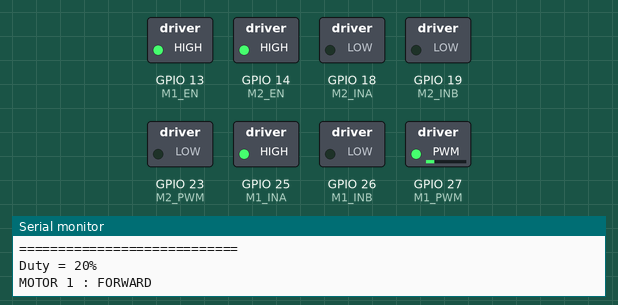
Recording of a sketch running on a simulated ESP32. Shown: switched loads named in the sketch (green lamp = pin HIGH), the last lines printed to the serial monitor.

Above: at 1.05 s.
At 4.0 s:
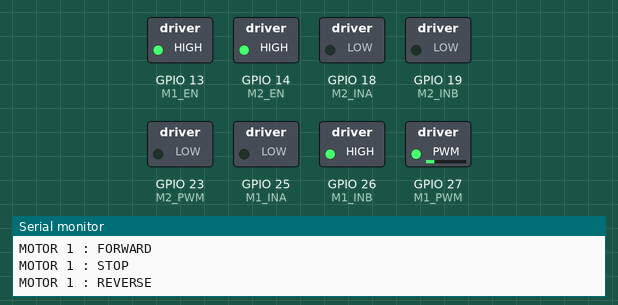
At 7.1 s:
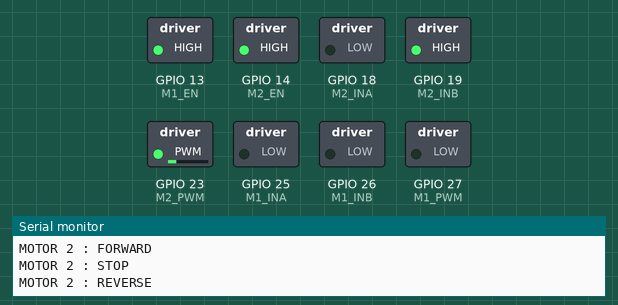
At 10.0 s:
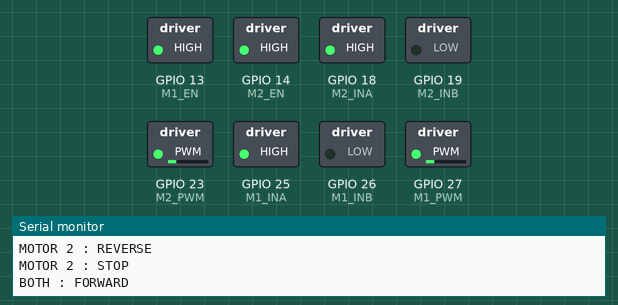
At 11.5 s:
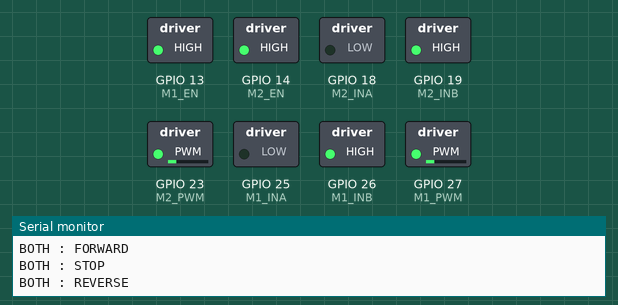
At 13.0 s:
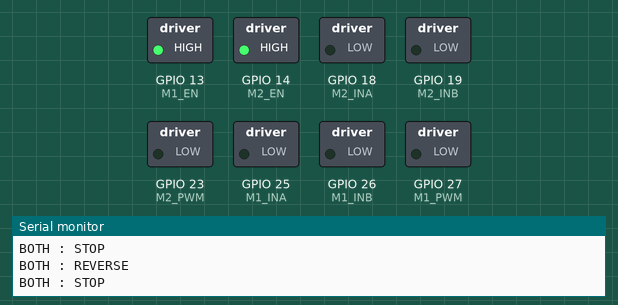
Timing chart, 0 to 16.7 s (numbered marks = the images above):
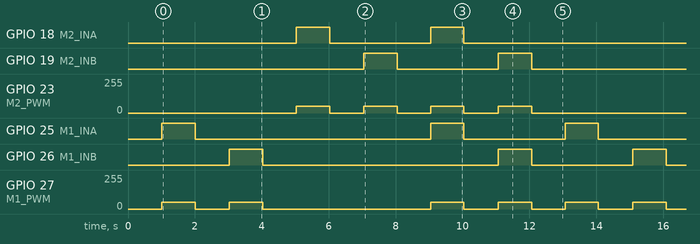

Measured:
- by itself, GPIO 18 (M2_INA), GPIO 19 (M2_INB): repeats every 12.1 s: LOW 3.0 s, HIGH 1.0 s, LOW 7.0 s, HIGH 1.0 s
- by itself, GPIO 23 (M2_PWM): repeats every 12.1 s: 3 × (0/255 1.0 s, 51/255 1.0 s), 0/255 5.0 s, 51/255 1.0 s
- by itself, GPIO 25 (M1_INA), GPIO 26 (M1_INB): repeats every 12.1 s: LOW 7.0 s, HIGH 1.0 s, LOW 3.0 s, HIGH 1.0 s
- by itself, GPIO 27 (M1_PWM): repeats every 12.1 s: 0/255 1.0 s, 51/255 1.0 s, 0/255 5.0 s, 2 × (51/255 1.0 s, 0/255 1.0 s), 51/255 1.0 s

The sketch:

test.ino
```cpp
#include <Arduino.h>

// ============================================================
// Motor 1
// ============================================================

constexpr uint8_t M1_INA = 25;
constexpr uint8_t M1_INB = 26;
constexpr uint8_t M1_PWM = 27;
constexpr uint8_t M1_EN  = 13;


// ============================================================
// Motor 2
// ============================================================

constexpr uint8_t M2_INA = 18;
constexpr uint8_t M2_INB = 19;
constexpr uint8_t M2_PWM = 23;
constexpr uint8_t M2_EN  = 14;


// ============================================================
// PWM
// ============================================================

constexpr uint32_t PWM_FREQ_HZ  = 16000;
constexpr uint8_t  PWM_RES_BITS = 11;

constexpr uint16_t PWM_MAX =
    (1u << PWM_RES_BITS) - 1;


// ============================================================
// テスト設定
// ============================================================

// 20%
constexpr float TEST_DUTY = 0.20f;

// 回転時間
constexpr uint32_t RUN_TIME_MS = 1000;

// 停止時間
constexpr uint32_t STOP_TIME_MS = 1000;

// 逆転前のデッドタイム
constexpr uint32_t REVERSE_DEADTIME_MS = 20;


// ============================================================
// Motor 1
// ============================================================

void motor1Stop()
{
    digitalWrite(M1_INA, LOW);
    digitalWrite(M1_INB, LOW);
    ledcWrite(M1_PWM, 0);
}

void motor1Forward(float duty)
{
    duty = constrain(duty, 0.0f, 1.0f);

    digitalWrite(M1_INA, HIGH);
    digitalWrite(M1_INB, LOW);

    uint16_t pwm = (uint16_t)(duty * PWM_MAX);

    ledcWrite(M1_PWM, pwm);
}

void motor1Reverse(float duty)
{
    duty = constrain(duty, 0.0f, 1.0f);

    digitalWrite(M1_INA, LOW);
    digitalWrite(M1_INB, HIGH);

    uint16_t pwm = (uint16_t)(duty * PWM_MAX);

    ledcWrite(M1_PWM, pwm);
}


// ============================================================
// Motor 2
// ============================================================

void motor2Stop()
{
    digitalWrite(M2_INA, LOW);
    digitalWrite(M2_INB, LOW);
    ledcWrite(M2_PWM, 0);
}

void motor2Forward(float duty)
{
    duty = constrain(duty, 0.0f, 1.0f);

    digitalWrite(M2_INA, HIGH);
    digitalWrite(M2_INB, LOW);

    uint16_t pwm = (uint16_t)(duty * PWM_MAX);

    ledcWrite(M2_PWM, pwm);
}

void motor2Reverse(float duty)
{
    duty = constrain(duty, 0.0f, 1.0f);

    digitalWrite(M2_INA, LOW);
    digitalWrite(M2_INB, HIGH);

    uint16_t pwm = (uint16_t)(duty * PWM_MAX);

    ledcWrite(M2_PWM, pwm);
}


// ============================================================
// 両方停止
// ============================================================

void motorsStop()
{
    motor1Stop();
    motor2Stop();
}


// ============================================================
// setup
// ============================================================

void setup()
{
    Serial.begin(115200);

    // --------------------------------------------------------
    // GPIO
    // --------------------------------------------------------

    pinMode(M1_INA, OUTPUT);
    pinMode(M1_INB, OUTPUT);
    pinMode(M1_EN, OUTPUT);

    pinMode(M2_INA, OUTPUT);
    pinMode(M2_INB, OUTPUT);
    pinMode(M2_EN, OUTPUT);

    // 最初は停止
    motorsStop();

    // EN有効
    digitalWrite(M1_EN, HIGH);
    digitalWrite(M2_EN, HIGH);

    // --------------------------------------------------------
    // PWM
    // ESP32 Arduino Core 3.x
    // --------------------------------------------------------

    if (!ledcAttach(
            M1_PWM,
            PWM_FREQ_HZ,
            PWM_RES_BITS))
    {
        Serial.println("ERROR: Motor 1 PWM attach failed!");
        while (true)
        {
            delay(1000);
        }
    }

    if (!ledcAttach(
            M2_PWM,
            PWM_FREQ_HZ,
            PWM_RES_BITS))
    {
        Serial.println("ERROR: Motor 2 PWM attach failed!");
        while (true)
        {
            delay(1000);
        }
    }

    ledcWrite(M1_PWM, 0);
    ledcWrite(M2_PWM, 0);

    delay(1000);

    Serial.println();
    Serial.println("============================");
    Serial.println(" Dual Motor Test Start");
    Serial.println("============================");
    Serial.printf(
        "Duty = %.0f%%\n",
        TEST_DUTY * 100.0f
    );

    motorsStop();
}


// ============================================================
// loop
// ============================================================

void loop()
{
    // ========================================================
    // Motor 1 正転
    // ========================================================

    Serial.println("MOTOR 1 : FORWARD");

    motor1Forward(TEST_DUTY);

    delay(RUN_TIME_MS);

    motor1Stop();

    Serial.println("MOTOR 1 : STOP");

    delay(STOP_TIME_MS);


    // ========================================================
    // Motor 1 逆転
    // ========================================================

    Serial.println("MOTOR 1 : REVERSE");

    motor1Stop();
    delay(REVERSE_DEADTIME_MS);

    motor1Reverse(TEST_DUTY);

    delay(RUN_TIME_MS);

    motor1Stop();

    Serial.println("MOTOR 1 : STOP");

    delay(STOP_TIME_MS);


    // ========================================================
    // Motor 2 正転
    // ========================================================

    Serial.println("MOTOR 2 : FORWARD");

    motor2Forward(TEST_DUTY);

    delay(RUN_TIME_MS);

    motor2Stop();

    Serial.println("MOTOR 2 : STOP");

    delay(STOP_TIME_MS);


    // ========================================================
    // Motor 2 逆転
    // ========================================================

    Serial.println("MOTOR 2 : REVERSE");

    motor2Stop();
    delay(REVERSE_DEADTIME_MS);

    motor2Reverse(TEST_DUTY);

    delay(RUN_TIME_MS);

    motor2Stop();

    Serial.println("MOTOR 2 : STOP");

    delay(STOP_TIME_MS);


    // ========================================================
    // 両方 正転
    // ========================================================

    Serial.println("BOTH : FORWARD");

    motor1Forward(TEST_DUTY);
    motor2Forward(TEST_DUTY);

    delay(RUN_TIME_MS);

    motorsStop();

    Serial.println("BOTH : STOP");

    delay(STOP_TIME_MS);


    // ========================================================
    // 両方 逆転
    // ========================================================

    Serial.println("BOTH : REVERSE");

    motorsStop();
    delay(REVERSE_DEADTIME_MS);

    motor1Reverse(TEST_DUTY);
    motor2Reverse(TEST_DUTY);

    delay(RUN_TIME_MS);

    motorsStop();

    Serial.println("BOTH : STOP");

    delay(STOP_TIME_MS);
}
```
